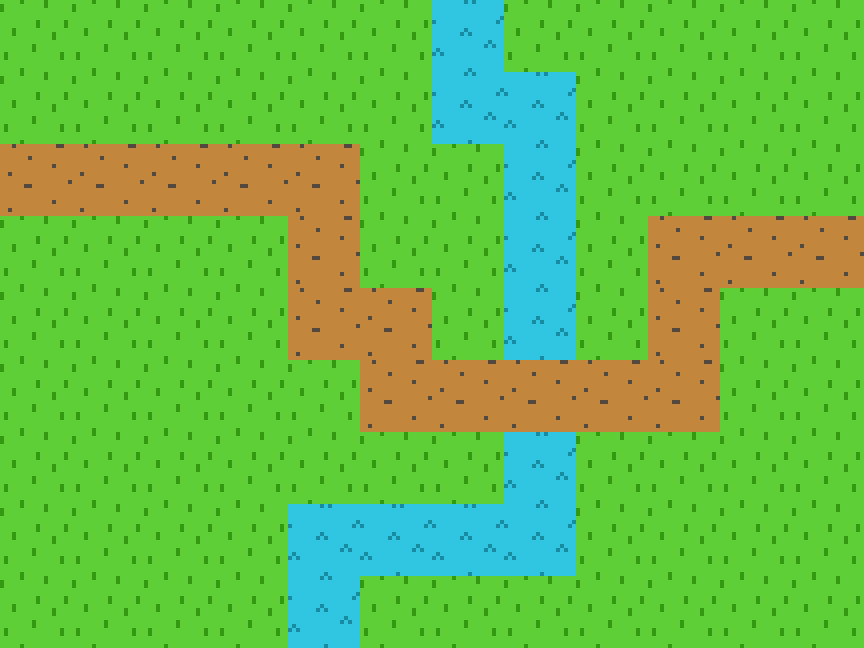

The image is a tile-based game level rendered from a .tmx file. Its description and complete source (layers, tilesets, objects, tile grids) follow:
An orthogonal 12x9 tile map with 72x72 px tiles, 1 tile layer (Layer1).

<map version="1.10" tiledversion="1.11.0" orientation="orthogonal" renderorder="right-down" width="12" height="9" tilewidth="72" tileheight="72" infinite="0" nextlayerid="2" nextobjectid="1">
 <tileset firstgid="1" name="Level2" tilewidth="72" tileheight="72" tilecount="12" columns="4">
  <image source="Level2.png" width="288" height="216" />
 </tileset>
 <layer id="1" name="Layer1" width="12" height="9">
  <data encoding="csv">
1,1,1,1,1,1,9,1,1,1,1,1,
1,1,1,1,1,1,9,9,1,1,1,1,
5,5,5,5,5,1,1,9,1,1,1,1,
1,1,1,1,5,1,1,9,1,5,5,5,
1,1,1,1,5,5,1,9,1,5,1,1,
1,1,1,1,1,5,5,5,5,5,1,1,
1,1,1,1,1,1,1,9,1,1,1,1,
1,1,1,1,9,9,9,9,1,1,1,1,
1,1,1,1,9,1,1,1,1,1,1,1
</data>
 </layer>
</map>